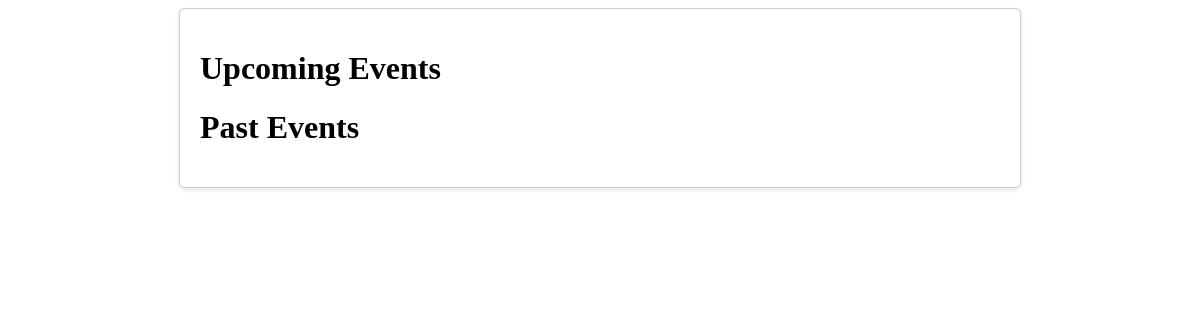
Before: /event_list/ with the older database file.
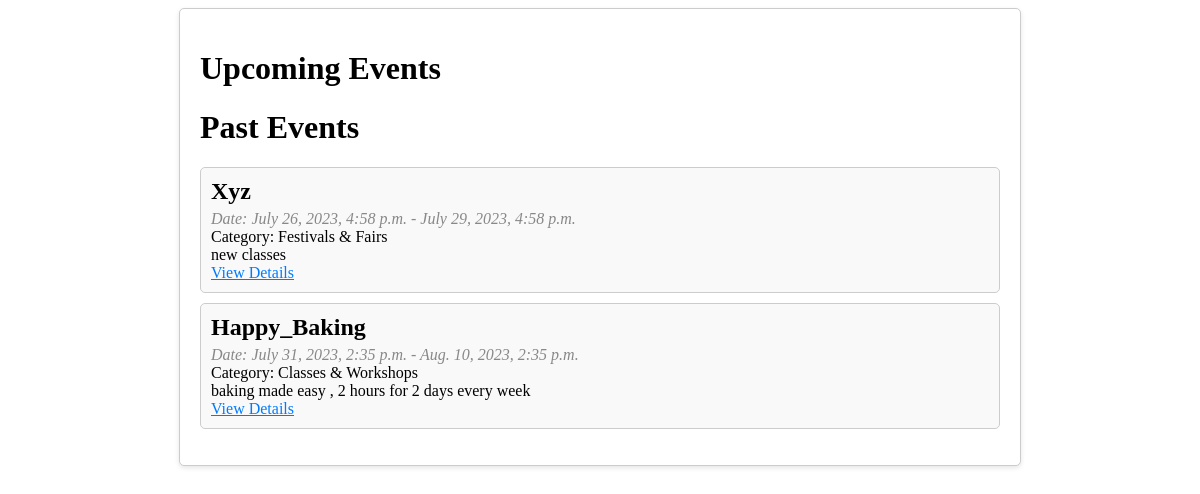
After: the same page with the newer database file.
### home/models.py (models this page shows, shortened)
class Event(models.Model):
    CATEGORY_CHOICES = (
        ('Concerts', 'Concerts'),
        ('Classes & Workshops', 'Classes & Workshops'),
        ('Corporate Events', 'Corporate Events'),
        ('Festivals & Fairs', 'Festivals & Fairs'),
    )
    title = models.CharField(max_length=200, null=True, blank=True)
    description = models.TextField(max_length=200, null=True)
    category = models.CharField(max_length=20, choices=CATEGORY_CHOICES,null=True)
    price= models.IntegerField( null=True)
    start_date = models.DateTimeField(null= True)
    end_date = models.DateTimeField(null=True)

### home/views.py (the view)
# urls.py: path('event_list/', views.event_list, name='event_list'),
def event_list(request):
    events= Event.objects.all()
    upcoming_events = Event.objects.filter(start_date__gte=timezone.now())
    past_events = Event.objects.filter(end_date__lt=timezone.now())
    upcoming_count= upcoming_events.count()
    past_count= past_events.count()
    myFilter=EventFilter(request.GET, queryset=events)
    events= myFilter.qs
    return render(request, 'home/event_list.html', {'upcoming_events': upcoming_events, 'past_events': past_events, 'upcoming_count':upcoming_count, 'past_count':past_count, 'myFilter':myFilter,'events':events})

### home/templates/home/event_list.html (shortened to what this page needs)
{% load static %}
<!DOCTYPE html>
<html>
<head>
    <link rel="stylesheet" type="text/css" href="{% static 'css/event_list.css' %}">
</head>
<body>
    <div class="event-list-container">
        <ul class="event-list">
          <h1>Upcoming Events</h1>
        </ul>
        <ul class="event-list">
          <h1>Past Events</h1>
            {% for event in past_events %}
            <li class="event-item">
                <h2>{{ event.title }}</h2>
                <p class="event-date">Date: {{ event.start_date }} - {{ event.end_date }}</p>
                <p class="event-category">Category: {{ event.category }}</p>
                <p>{{ event.description }}</p>
                <a href="{% url 'event_detail' event.id %}">View Details</a>
            </li>
            {% endfor %}
        </ul>
    </div>
</body>
</html>

Changed rows visible on the page:
added Event: title "Xyz", start_date "July 26, 2023, 4:58 p.m.", end_date "July 29, 2023, 4:58 p.m.", category "Festivals & Fairs", description "new classes"
added Event: title "Happy_Baking", start_date "July 31, 2023, 2:35 p.m.", end_date "Aug. 10, 2023, 2:35 p.m.", category "Classes & Workshops", description "baking made easy , 2 hours for 2 days every week"
